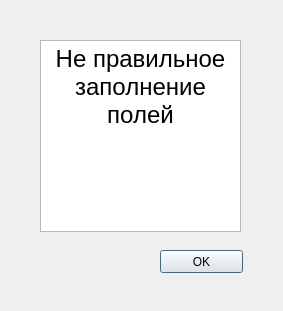
<?xml version="1.0" encoding="UTF-8"?>
<ui version="4.0">
 <class>no_format_input</class>
 <widget class="QDialog" name="no_format_input">
  <property name="geometry">
   <rect>
    <x>0</x>
    <y>0</y>
    <width>283</width>
    <height>311</height>
   </rect>
  </property>
  <property name="windowTitle">
   <string>Dialog</string>
  </property>
  <widget class="QPushButton" name="pushButton">
   <property name="geometry">
    <rect>
     <x>160</x>
     <y>250</y>
     <width>83</width>
     <height>23</height>
    </rect>
   </property>
   <property name="text">
    <string>OK</string>
   </property>
  </widget>
  <widget class="QTextBrowser" name="textBrowser">
   <property name="geometry">
    <rect>
     <x>40</x>
     <y>40</y>
     <width>201</width>
     <height>192</height>
    </rect>
   </property>
   <property name="html">
    <string>&lt;!DOCTYPE HTML PUBLIC &quot;-//W3C//DTD HTML 4.0//EN&quot; &quot;http://www.w3.org/TR/REC-html40/strict.dtd&quot;&gt;
&lt;html&gt;&lt;head&gt;&lt;meta name=&quot;qrichtext&quot; content=&quot;1&quot; /&gt;&lt;meta charset=&quot;utf-8&quot; /&gt;&lt;style type=&quot;text/css&quot;&gt;
p, li { white-space: pre-wrap; }
hr { height: 1px; border-width: 0; }
li.unchecked::marker { content: &quot;\2610&quot;; }
li.checked::marker { content: &quot;\2612&quot;; }
&lt;/style&gt;&lt;/head&gt;&lt;body style=&quot; font-family:'Sans Serif'; font-size:9pt; font-weight:400; font-style:normal;&quot;&gt;
&lt;p align=&quot;center&quot; style=&quot; margin-top:0px; margin-bottom:0px; margin-left:0px; margin-right:0px; -qt-block-indent:0; text-indent:0px;&quot;&gt;&lt;span style=&quot; font-size:18pt;&quot;&gt;Не правильное заполнение полей&lt;/span&gt;&lt;/p&gt;&lt;/body&gt;&lt;/html&gt;</string>
   </property>
  </widget>
 </widget>
 <resources/>
 <connections/>
</ui>
